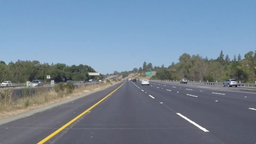
#> input picture Jotang-ml-task2/image/img.png, 256 x 144 px, shrunk from 960 x 540 before the run
$ python padding_comparison.py
#> lines starting #> are read from the running program, lines starting #| are printed output that depends on the picture
### Jotang-ml-task2/numpy_convolution.py
import numpy as np


def conv2d(image, kernel, padding="same", stride=1, flip_kernel=True):
    """对灰度(H,W)或RGB(H,W,3)数组做逐通道二维卷积。

    kernel: 二维卷积核，各颜色通道使用同一个核，不混合通道。
    padding: 'valid'不补零，'same'使输出尺寸为ceil(输入尺寸/stride)。
    stride: 正整数，滑动步长。
    flip_kernel: True为数学卷积；False为互相关（深度学习常用形式）。
    返回float64数组，不裁剪、不转uint8，避免负数/大于255的结果丢失。
    """
    image = np.asarray(image)
    kernel = np.asarray(kernel)
    if image.ndim not in (2, 3) or (image.ndim == 3 and image.shape[2] != 3):
        raise ValueError("image必须是(H,W)灰度图或(H,W,3) RGB图，不能是CHW")
    if image.size == 0 or kernel.ndim != 2 or kernel.size == 0:
        raise ValueError("图片和二维卷积核均不能为空")
    for array in (image, kernel):
        if array.dtype.kind not in "buif" or not np.all(np.isfinite(array)):
            raise ValueError("图片和卷积核必须包含有限实数")
    if isinstance(stride, (bool, np.bool_)) or not isinstance(stride, (int, np.integer)) or stride <= 0:
        raise ValueError("stride必须是正整数")
    if padding not in ("same", "valid"):
        raise ValueError("padding必须是'same'或'valid'")
    if not isinstance(flip_kernel, (bool, np.bool_)):
        raise ValueError("flip_kernel必须是布尔值")

    # 先转浮点，防止uint8相乘/相加时溢出。
    data = image.astype(np.float64)
    weights = kernel.astype(np.float64)
    grayscale = data.ndim == 2
    if grayscale:
        data = data[:, :, None]  # 暂时增加一个通道，统一处理
    height, width, channels = data.shape
    kh, kw = weights.shape
    if flip_kernel:
        weights = weights[::-1, ::-1]  # 数学卷积需要上下、左右翻转

    if padding == "same":
        out_h = (height + stride - 1) // stride
        out_w = (width + stride - 1) // stride
        pad_h = max((out_h - 1) * stride + kh - height, 0)
        pad_w = max((out_w - 1) * stride + kw - width, 0)
        # 奇数个补零时，额外的一行/列放在下侧/右侧。
        top, left = pad_h // 2, pad_w // 2
        data = np.pad(data, ((top, pad_h - top), (left, pad_w - left), (0, 0)),
                      mode="constant", constant_values=0)
    else:
        if kh > height or kw > width:
            raise ValueError("valid模式下卷积核不能大于图片")
        out_h = (height - kh) // stride + 1
        out_w = (width - kw) // stride + 1

    output = np.zeros((out_h, out_w, channels), dtype=np.float64)
    # 核心：遍历输出位置，取窗口，与核逐元素相乘后求和。
    for row in range(out_h):
        for col in range(out_w):
            y, x = row * stride, col * stride
            for channel in range(channels):
                window = data[y:y + kh, x:x + kw, channel]
                output[row, col, channel] = np.sum(window * weights)
    return output[:, :, 0] if grayscale else output


# [11 lines that do not run on import are left out]

### Jotang-ml-task2/padding_comparison.py
"""使用手写卷积实测valid/same；Pillow仅用于读写。"""
import json
from pathlib import Path
import numpy as np
from PIL import Image
import matplotlib
matplotlib.use('Agg')
import matplotlib.pyplot as plt
from numpy_convolution import conv2d


def main():
    root = Path(__file__).resolve().parent
    out = root / 'padding_results'
    out.mkdir(exist_ok=True)
    with Image.open(root / 'image/img.png') as im:
#> im is the input picture: PIL image 256x144 RGB; mean R, G, B 116.5, 133.6, 150.8
        image = np.array(im.convert('RGB'))
    h, w = image.shape[:2]
#> h = 144; w = 256
    raw, rows = {}, []
    for size in (3, 5):
        kernel = np.ones((size, size)) / size**2
        for stride in (1, 2):
            for padding in ('valid', 'same'):
                name = f'k{size}_s{stride}_{padding}'
                print(name, flush=True)
                result = conv2d(image, kernel, padding=padding, stride=stride)
                expected = ((h-size)//stride+1, (w-size)//stride+1) if padding == 'valid' else ((h+stride-1)//stride, (w+stride-1)//stride)
                assert result.shape[:2] == expected
                raw[name] = result
                rows.append(dict(kernel=size, stride=stride, padding=padding, shape=list(result.shape),
                                 top_left_rgb=result[0,0].tolist(), minimum=float(result.min()), maximum=float(result.max())))
                Image.fromarray(np.rint(np.clip(result,0,255)).astype(np.uint8)).save(out / f'{name}.png')
        radius = size // 2
        # 同一原图位置比较：valid左上输出对应原图(radius,radius)。
        np.testing.assert_allclose(raw[f'k{size}_s1_valid'],
                                   raw[f'k{size}_s1_same'][radius:-radius,radius:-radius], atol=1e-10)
#> this loop made 2 passes
#> pass 1, in main, `Image.fromarray(np.rint(np.clip(result,0,255)).astype(np.uint8)).save(..`:
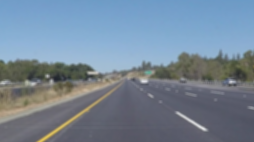
#> saved as k3_s1_valid.png: PIL image 254x142 RGB; mean R, G, B 116.7, 133.8, 150.8
#> pass 1, in conv2d (call 2), `data = np.pad(data, ((top, pad_h - top), (left, pad_w - left), (0, 0))..`:
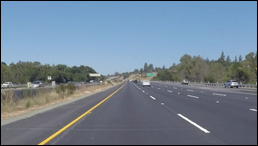
#> data: shape (146, 258, 3) float64; mean R, G, B 114, 130.8, 147.5
#> pass 1, in main, `Image.fromarray(np.rint(np.clip(result,0,255)).astype(np.uint8)).save(..`:
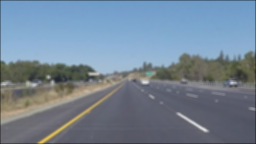
#> saved as k3_s1_same.png: PIL image 256x144 RGB; mean R, G, B 115.7, 132.7, 149.7
#> after the loop:
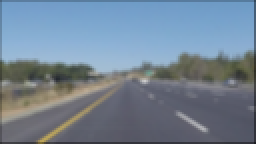
#> result: shape (72, 128, 3) float64 (shown 2 times larger); mean R, G, B 115, 131.8, 148.6
#> after the loop, raw = 8 items; rows = 8 items
    # 用反射填充说明：same仅决定尺寸，边缘如何补值是另一个选择。
    reflected = conv2d(np.pad(image, ((1,1),(1,1),(0,0)), mode='reflect'),
                       np.ones((3,3))/9, padding='valid')
#> in conv2d (call 9), `image = np.asarray(image)`:
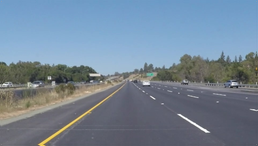
#> image: shape (146, 258, 3); mean R, G, B 116.3, 133.5, 150.7
#> in conv2d (call 9), `kernel = np.asarray(kernel)`: kernel = [[0.111, 0.111, 0.111], [0.111, 0.111, 0.111], [0.111, 0.111, 0.111]]
#> the loop in conv2d (call 9), `for array in (image, kernel):` made 2 passes
#> in conv2d (call 9), `weights = kernel.astype(np.float64)`: weights has the same summary as kernel
#> in conv2d (call 9), `height, width, channels = data.shape`: height = 146; width = 258
#> in conv2d (call 9), `kh, kw = weights.shape`: kh = 3
#> in conv2d (call 9), `out_h = (height - kh) // stride + 1`: out_h = 144
#> in conv2d (call 9), `out_w = (width - kw) // stride + 1`: out_w = 256
#> in conv2d (call 9), `output = np.zeros((out_h, out_w, channels), dtype=np.float64)`: output: shape (144, 256, 3) float64; every value is 0
    raw['k3_s1_reflect'] = reflected
    fig, axes = plt.subplots(2,4, figsize=(16,7))
    panels = [image, raw['k3_s1_valid'], raw['k3_s1_same'], reflected]
    titles = ['Original', '3x3 valid', '3x3 same (zero)', '3x3 same (reflect)']
    for col,(data,title) in enumerate(zip(panels,titles)):
        display = np.rint(np.clip(data,0,255)).astype(np.uint8)
        axes[0,col].imshow(display)
        axes[0,col].set_title(f'{title}\n{data.shape}')
        axes[1,col].imshow(display[:20,:60], interpolation='nearest')
        axes[1,col].set_title('Top-left 20 rows x 60 columns')
        axes[0,col].axis('off')
        axes[1,col].axis('off')
#> this loop made 4 passes
#> title on passes 1 to 4: 'Original', '3x3 valid', '3x3 same (zero)', '3x3 same (reflect)'
    fig.tight_layout()
    fig.savefig(out/'comparison.png',dpi=160)
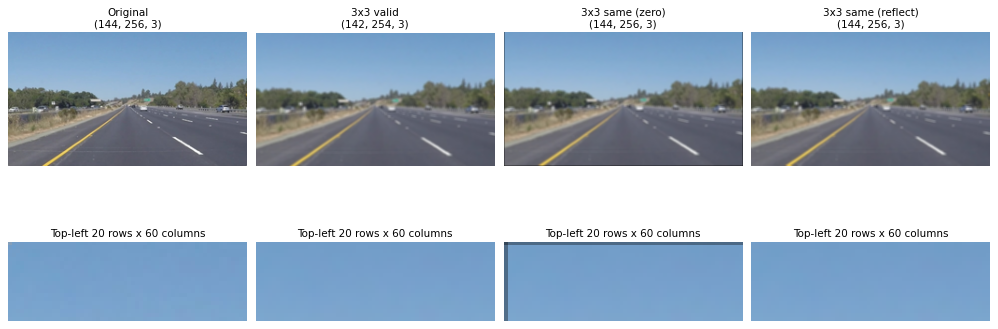
#> figure drawn by matplotlib, 8 panels
    plt.close(fig)
    np.savez_compressed(out/'raw_results.npz',**raw)
    report = dict(input_shape=list(image.shape), original_top_left=image[0,0].tolist(),
                  reflect_top_left=reflected[0,0].tolist(), experiments=rows,
                  interior_alignment_verified=True)
#> report = 5 items
    (out/'results.json').write_text(json.dumps(report,indent=2),encoding='utf-8')
    print(json.dumps(report,indent=2))
#> (printed output is left out)


if __name__ == '__main__':
    main()
